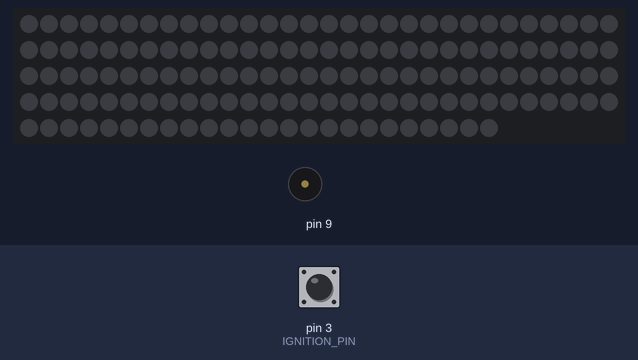
This sketch was run on a simulated Arduino Uno, built with avr-gcc and run on an emulated ATmega328P. Shown: 144 RGB LEDs in strip order, left to right, continuing on the next row, buzzer (waves = sounding). The inputs (shaded band) are chosen by the test bench; at power-on: pin 3 (IGNITION_PIN) HIGH.

Above: at 1.2 s.
1.3 s: pin 3 (IGNITION_PIN) pulled LOW for 0.15 s
At 3.6 s:
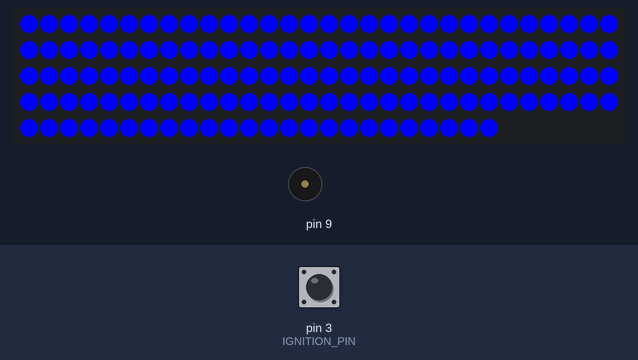
4.3 s: pin 3 (IGNITION_PIN) pulsed LOW 5 times (0.12 s each, 0.3 s apart)
At 5.2 s:
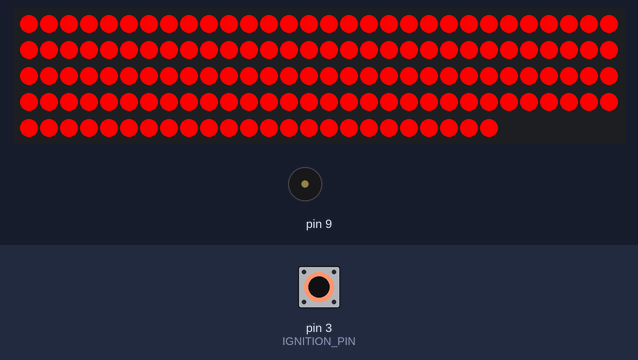
At 6.6 s:
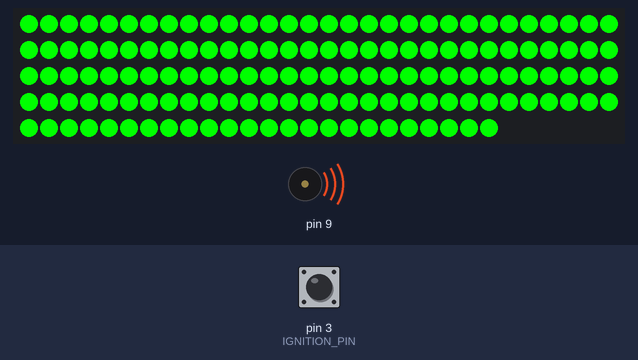
Timing chart, 0 to 8.5 s (numbered marks = the images above; inputs shaded):
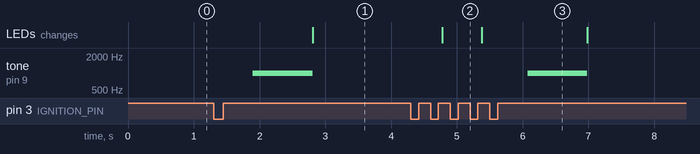

The sketch:

main.ino
```cpp
#include <FastLED.h>
#include <OneButton.h>
#include <toneAC.h>

#define LED_PIN 2
#define NUM_LEDS 144
#define IGNITION_PIN 3
#define BUZZER_PIN 1000 // Define the buzzer pin

CRGB blue(0, 0, 255);
CRGB red(255, 0, 0);
CRGB green(0, 255, 0);

int color = 0;

bool ignited = false;

CRGB leds[NUM_LEDS];

OneButton btn = OneButton(
  IGNITION_PIN,  // Input pin for the button
  true,        // Button is active LOW
  true         // Enable internal pull-up resistor
);

void setup()
{
  FastLED.addLeds<WS2812B, LED_PIN, GRB>(leds, NUM_LEDS);
  FastLED.setMaxPowerInVoltsAndMilliamps(5, 5000);
  FastLED.clear();
  FastLED.show();

  pinMode(BUZZER_PIN, OUTPUT); // Set the buzzer pin as an OUTPUT

  btn.attachClick(click1);
  btn.attachDoubleClick(click2);
}


void loop()
{
  // RED GREEN BLUE
  btn.tick();

  //rainbow mode
  //if (ignited)
  //{
  //  for (int j = 0; j < 255; j++)
  //  {
  //    for (int i = 0; i < NUM_LEDS; i++)
  //    {
  //      leds[i] = CHSV(i - (j * 2), 255, 255); /* The higher the value 4 the less fade there is and vice versa */
  //    }
  //  FastLED.show();
  //  delay(10); /* Change this to your hearts desire, the lower the value the faster your colors move (and vice versa) */
  //  }
  //}
}

void click1()
{
  if (!ignited)
  {
    // Ignition sound
    toneAC(BUZZER_PIN, 900); // Start with a low-frequency sound

    for (int i = 0; i < NUM_LEDS; i++)
    {
      if (color == 0)
      {
        leds[i] = blue;
      }
      if (color == 1)
      {
        leds[i] = red;
      }
      if (color == 2)
      {
        leds[i] = green;
      }
      FastLED.show();
    }
    noToneAC();
    delay(200);
    ignited = true;
  }
  else
  {
    // Turn-off sound
    int freq = 200;
    for (int i = NUM_LEDS-1; i >= 0; i--)
    {
      leds[i] = CRGB(0, 0, 0);
      FastLED.show();
      freq += 20;
      toneAC(BUZZER_PIN, freq);
    }
    noToneAC();
    delay(200);
    ignited = false;
  }
}

//mode change
void click2()
{
  if (color < 2)
  {
    color++;
  }
  else
  {
    color = 0;
  }

  if(ignited)
  {
    if (color == 0)
    {
      for (int i = 0; i < NUM_LEDS; i++)
      {
        leds[i] = blue;
      }
    }
    else if (color == 1)
    {
      for (int i = 0; i < NUM_LEDS; i++)
      {
        leds[i] = red;
      }
    }
    else
    {
      for (int i = 0; i < NUM_LEDS; i++)
      {
        leds[i] = green;
      }
    }
  }
  FastLED.show();
}
```

Measured:
- after the input at 1.3 s, tone on pin 9: silent → 1000 Hz after 0.60 s, → silent 0.91 s later; the LEDs: change after 1.5 s (image 1)
- after the input at 4.3 s, tone on pin 9: silent → 1000 Hz after 1.8 s, → silent 0.91 s later; the LEDs: change after 0.48 s (image 2)
